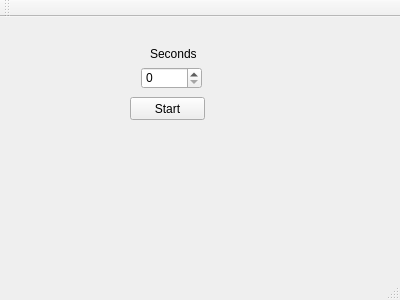
<?xml version="1.0" encoding="UTF-8"?>
<ui version="4.0">
 <class>MainWindow</class>
 <widget class="QMainWindow" name="MainWindow">
  <property name="geometry">
   <rect>
    <x>0</x>
    <y>0</y>
    <width>400</width>
    <height>300</height>
   </rect>
  </property>
  <property name="windowTitle">
   <string>MainWindow</string>
  </property>
  <widget class="QWidget" name="centralWidget">
   <widget class="QSpinBox" name="spinBox">
    <property name="geometry">
     <rect>
      <x>141</x>
      <y>50</y>
      <width>61</width>
      <height>22</height>
     </rect>
    </property>
   </widget>
   <widget class="QPushButton" name="pushButton_start">
    <property name="geometry">
     <rect>
      <x>130</x>
      <y>80</y>
      <width>75</width>
      <height>23</height>
     </rect>
    </property>
    <property name="text">
     <string>Start</string>
    </property>
   </widget>
   <widget class="QLabel" name="label">
    <property name="geometry">
     <rect>
      <x>150</x>
      <y>30</y>
      <width>46</width>
      <height>13</height>
     </rect>
    </property>
    <property name="text">
     <string>Seconds</string>
    </property>
   </widget>
  </widget>
  <widget class="QMenuBar" name="menuBar">
   <property name="geometry">
    <rect>
     <x>0</x>
     <y>0</y>
     <width>400</width>
     <height>21</height>
    </rect>
   </property>
  </widget>
  <widget class="QToolBar" name="mainToolBar">
   <attribute name="toolBarArea">
    <enum>TopToolBarArea</enum>
   </attribute>
   <attribute name="toolBarBreak">
    <bool>false</bool>
   </attribute>
  </widget>
  <widget class="QStatusBar" name="statusBar"/>
 </widget>
 <layoutdefault spacing="6" margin="11"/>
 <resources/>
 <connections>
  <connection>
   <sender>pushButton_start</sender>
   <signal>clicked()</signal>
   <receiver>MainWindow</receiver>
   <slot>countdownStart()</slot>
   <hints>
    <hint type="sourcelabel">
     <x>182</x>
     <y>125</y>
    </hint>
    <hint type="destinationlabel">
     <x>231</x>
     <y>158</y>
    </hint>
   </hints>
  </connection>
 </connections>
 <slots>
  <slot>countdownStart()</slot>
 </slots>
</ui>
